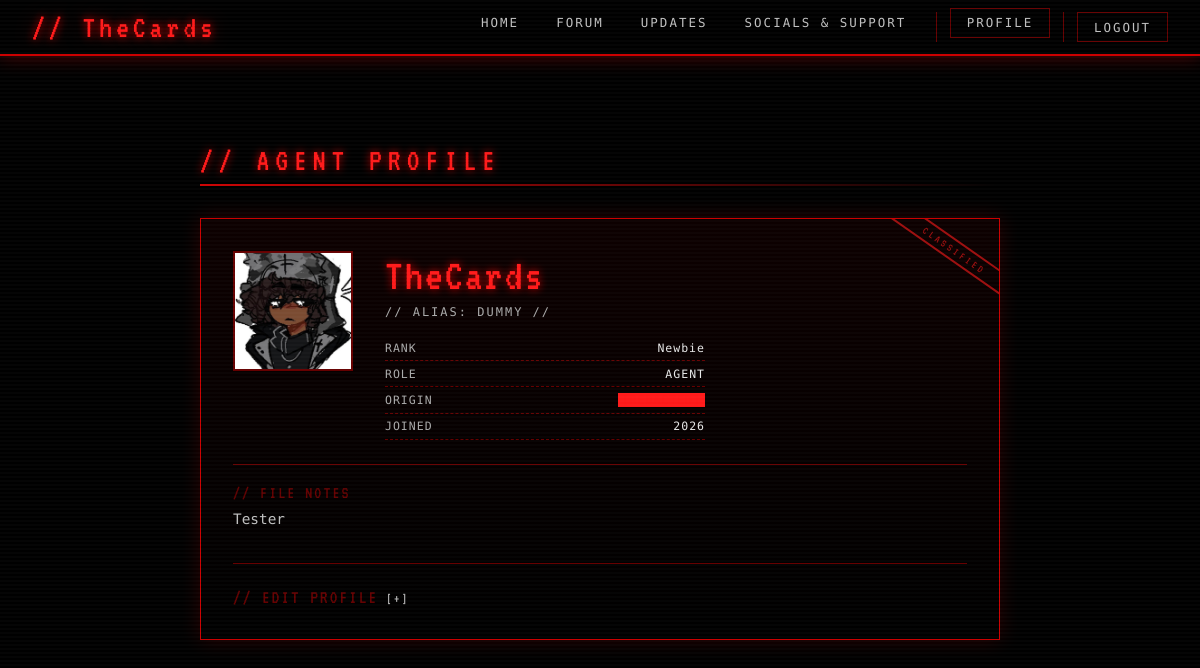
Page /profile/ (signed in) on the committed database.
### accounts/models.py (models this page shows, shortened)
class CustomUser(AbstractUser):
    bio = models.TextField(max_length=500, blank=True)
    profile_picture = models.ImageField(upload_to='profile_pics/', blank=True, null=True)
    rank = models.CharField(max_length=50, default='Newbie')
    alias = models.CharField(max_length=12, blank=True)
    is_guest = models.BooleanField(default=False)
    email_verified = models.BooleanField(default=True)
    GUEST_TRIAL_DAYS = 7

### accounts/views.py (the view)
# urls.py: path('profile/', views.profile_view, name='profile'),
@login_required
def profile_view(request, username=None):
    if username:
        user = get_object_or_404(CustomUser, username=username)
    else:
        user = request.user
    is_own_profile = (user == request.user)
    edit_form = None
    if is_own_profile:
        if request.method == 'POST':
            edit_form = ProfileEditForm(request.POST, request.FILES, instance=request.user)
            if edit_form.is_valid():
                edit_form.save()
                return redirect('profile')
        else:
            edit_form = ProfileEditForm(instance=request.user)
    return render(request, 'profile.html', {
        'profile_user': user,
        'edit_form': edit_form,
    })

### accounts/templates/profile.html (shortened to what this page needs)
{% extends "base.html" %}
{% block content %}
<div style="padding-top: 40px; max-width: 800px; margin: 0 auto;">
    <div class="section-label">// AGENT PROFILE</div>
    <div class="section-divider"></div>
    <div class="dossier">
        <div class="dossier-stamp">CLASSIFIED</div>
        <div class="dossier-top">
            <div class="dossier-photo" id="dossier-photo-preview">
                {% if profile_user.profile_picture %}
                    <img src="{{ profile_user.profile_picture.url }}" alt="Profile Picture">
                {% else %}
                    <div class="no-pic">?</div>
                {% endif %}
            </div>
            <div class="dossier-id">
                <div class="dossier-name">{{ profile_user.username }}</div>
                <div class="dossier-alias">// alias: {{ profile_user.alias|default:"—" }} //</div>
                <div class="dossier-field">
                    <span class="field-key">Rank</span>
                    <span class="field-value">{{ profile_user.rank }}</span>
                </div>
                <div class="dossier-field">
                    <span class="field-key">Role</span>
                    <span class="field-value">{% if profile_user.is_guest %}HACKER{% else %}AGENT{% endif %}</span>
                </div>
                <div class="dossier-field">
                    <span class="field-key">Origin</span>
                    <span class="field-value redacted">[REDACTED]</span>
                </div>
                <div class="dossier-field">
                    <span class="field-key">Joined</span>
                    <span class="field-value">{{ profile_user.date_joined|date:"Y" }}</span>
                </div>
            </div>
        </div>
        <div class="dossier-bio">
            <div class="dossier-bio-label">// File Notes</div>
            <div class="dossier-bio-text">{{ profile_user.bio|default:"No bio provided yet." }}</div>
        </div>
        {% if user == profile_user %}
        <details class="edit-section">
            <summary>// EDIT PROFILE</summary>
        </details>
        {% endif %}
    </div>
</div>
{% endblock %}

### accounts/templates/base.html (shortened to what this page needs)
<!DOCTYPE html>
<html lang="en">
<head>
</head>
<body>
<nav>
  <a href="{% url 'home' %}" class="nav-logo">// {% if user.is_authenticated %}{{ user.username }}{% else %}UnknownUser{% endif %}</a>
  <ul class="nav-links">
    <li><a href="{% url 'home' %}">HOME</a></li>
    <li><a href="{% url 'forum' %}">FORUM</a></li>
    <li><a href="{% url 'home' %}?page=updates">UPDATES</a></li>
    <li><a href="{% url 'home' %}?page=socials">SOCIALS &amp; SUPPORT</a></li>
    {% if user.is_authenticated %}
    <li class="nav-auth-link"><a href="{% url 'profile' %}">PROFILE</a></li>
    <li class="nav-auth-link">
      <form action="{% url 'logout' %}" method="post" style="display:inline;" onsubmit="return confirm('Are you sure you WANT to logout?');">
        <button type="submit" class="nav-logout-btn">LOGOUT</button>
      </form>
    </li>
    {% else %}
    <li class="nav-auth-link"><a href="{% url 'login' %}">LOGIN</a></li>
    <li class="nav-auth-link"><a href="{% url 'register' %}">REGISTER</a></li>
    {% endif %}
  </ul>
</nav>
<main class="page-main">
  {% block content %}{% endblock %}
</main>
</body>
</html>

### accounts/templates/base.html (style rules this page uses)
:root { --black: #0a0a0a; --deep-black: #000000; --red: #cc0000; --red-bright: #ff1a1a; --red-dim: #660000; --silver: #c0c0c0; --white: #e8e8e8; --dim-white: #aaaaaa; --scan-line: rgba(255,255,255,0.02); }
*, *::before, *::after { box-sizing: border-box; margin: 0; padding: 0; }
html { scroll-behavior: smooth; }
body { background: var(--deep-black); color: var(--silver); font-family: 'Share Tech Mono', monospace; min-height: 100vh; padding-top: 56px; }
body::before { content: ''; position: fixed; inset: 0; background: repeating-linear-gradient(0deg, transparent, transparent 2px, var(--scan-line) 2px, var(--scan-line) 4px); pointer-events: none; z-index: 9999; }
nav { position: fixed; top: 0; left: 0; right: 0; z-index: 1000; background: rgba(0,0,0,0.92); border-bottom: 2px solid var(--red); display: flex; align-items: center; justify-content: space-between; padding: 0 2rem; height: 56px; box-shadow: 0 0 20px rgba(204,0,0,0.4); }
.nav-logo { font-family: 'VT323', monospace; font-size: 2rem; color: var(--red-bright); text-shadow: 0 0 8px var(--red), 0 0 20px var(--red-dim); letter-spacing: 4px; text-decoration: none; animation: flicker 6s infinite; }
.nav-links { display: flex; gap: 0.2rem; list-style: none; }
.nav-links li a { font-family: 'Share Tech Mono', monospace; font-size: 0.78rem; color: var(--silver); text-decoration: none; letter-spacing: 2px; text-transform: uppercase; padding: 0.4rem 1rem; border: 1px solid transparent; transition: all 0.2s; position: relative; }
.nav-auth-link { margin-left: 0.6rem; padding-left: 0.8rem; border-left: 1px solid var(--red-dim); }
.nav-auth-link a, .nav-auth-link button.nav-logout-btn { border-color: var(--red-dim) !important; }
.nav-logout-btn { font-family: 'Share Tech Mono', monospace; font-size: 0.78rem; color: var(--silver); background: none; letter-spacing: 2px; text-transform: uppercase; padding: 0.4rem 1rem; border: 1px solid transparent; cursor: pointer; transition: all 0.2s; }
main.page-main { max-width: 900px; margin: 0 auto; padding: 3rem 2rem 5rem; }
.section-label { font-family: 'VT323', monospace; font-size: 2rem; color: var(--red-bright); letter-spacing: 6px; text-transform: uppercase; margin-bottom: 0.5rem; text-shadow: 0 0 8px var(--red); }
.section-divider { height: 2px; background: linear-gradient(90deg, var(--red), transparent); margin-bottom: 2rem; }

### rows in the picture
CustomUser: username "TheCards", profile_picture (picture), alias "DUMMY", rank "Newbie", date_joined "2026", bio "Tester"
